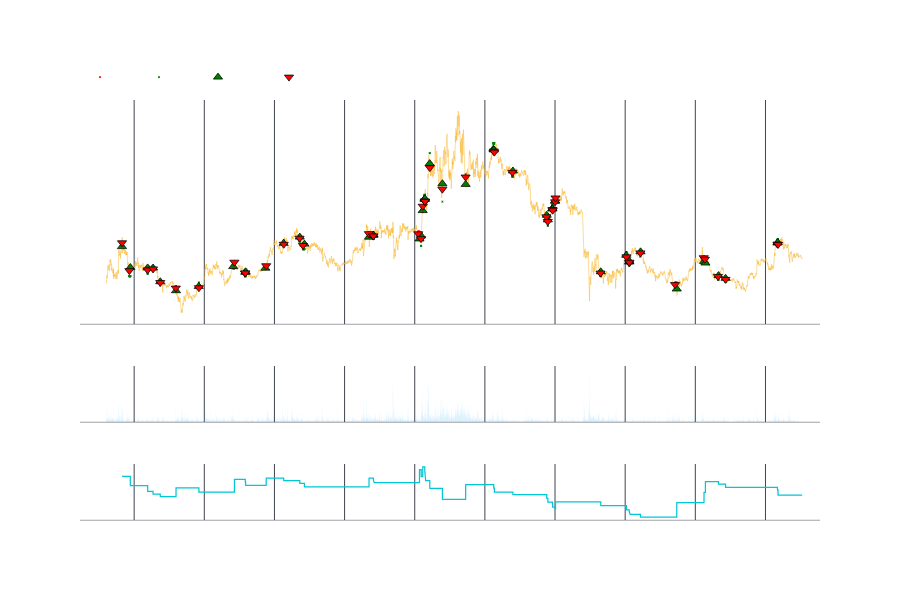

Notebook source saved alongside this figure:
### Markdown cell above
LONG Trades: 8
 Win 37.5 %
 Resultado 1.82 %
SHORT Trades: 9
 Win 44.44 %
 Resultado 3.47 %

### Code cell
df_to_show = resample(df,periods=15)

df_to_show['sl'] = None
df_to_show['tp'] = None
df_to_show['pnl'] = None
df_to_show['price'] = df_to_show['close']
df_events = pd.DataFrame(columns=['datetime','buy','sell'])
pnl = 0
for i,trade in trades.iterrows():
    if trade['side']>0:
        df_events.loc[len(df_events)] = {'datetime': trade['open'],'buy': trade['buy'],'sell': None,}
        df_events.loc[len(df_events)] = {'datetime': trade['close'],'buy': None,'sell': trade['sell'],}
    else:
        df_events.loc[len(df_events)] = {'datetime': trade['close'],'buy': trade['buy'],'sell': None,}
        df_events.loc[len(df_events)] = {'datetime': trade['open'],'buy': None,'sell': trade['sell'],}
    pnl += trade['result']
    df_to_show['sl'] = np.where((df_to_show['datetime']>=trade['open']) & (df_to_show['datetime']<=trade['close']), trade['sl'], df_to_show['sl'])
    df_to_show['tp'] = np.where((df_to_show['datetime']>=trade['open']) & (df_to_show['datetime']<=trade['close']), trade['tp'], df_to_show['tp'])
    df_to_show['pnl'] = np.where((df_to_show['datetime']>=trade['close']) , pnl, df_to_show['pnl'])
indicators = [
     {'col': 'sl','name': 'SL','color': 'red','row': 1, 'mode':'markers',},
     {'col': 'tp','name': 'TP','color': 'green','row': 1, 'mode':'markers',},
        ]

indicators_out = [
     #{'col': 'atr_rel','name': 'ATR','color': 'yellow','row': 1, 'mode':'bars',},
        ]

#https://plotly.com/python/reference/scatter/#scatter-marker-symbol
events = [
       {'df':df_events,'col':'buy','name': 'BUY','color': 'green','symbol': 'triangle-up' }, 
       {'df':df_events,'col':'sell','name': 'SELL','color': 'red','symbol': 'triangle-down' }, 
     ]


fig = fn.ohlc_chart(df_to_show,show_pnl=True,indicators=indicators,indicators_out=indicators_out,events=events,) 

fig.show()

### Figure 1 — Plotly figure (JSON) as saved in the notebook; plotly's stock layout.template omitted (floating-point values rounded to 4 significant figures; data arrays with more than 128 entries replaced by an {"elided": "..."} marker saying what was removed)
{"data": [{"line": {"width": 0.5}, "marker": {"color": "#f8b935"}, "mode": "lines", "name": "Price", "showlegend": false, "type": "scatter", "x": {"elided": "13334 str values"}, "xaxis": "x", "y": {"elided": "13334 float values"}, "yaxis": "y"}, {"line": {"width": 0.5}, "marker": {"color": "red", "size": 2, "symbol": "x"}, "mode": "markers", "name": "SL", "type": "scatter", "x": {"elided": "295 str values"}, "xaxis": "x", "y": {"elided": "295 float values"}, "yaxis": "y"}, {"line": {"width": 0.5}, "marker": {"color": "green", "size": 2, "symbol": "x"}, "mode": "markers", "name": "TP", "type": "scatter", "x": {"elided": "295 str values"}, "xaxis": "x", "y": {"elided": "295 float values"}, "yaxis": "y"}, {"marker": {"color": "green", "line": {"color": "black", "width": 0.75}, "size": 8, "symbol": "triangle-up"}, "mode": "markers", "name": "BUY", "type": "scatter", "x": ["2024-01-11T13:48:00", "2024-01-11T13:57:00", "2024-01-13T05:45:00", "2024-01-13T01:00:00", "2024-01-16T16:49:00", "2024-01-16T16:19:00", "2024-01-17T18:44:00", "2024-01-17T18:31:00", "2024-01-19T05:06:00", "2024-01-19T05:00:00", "2024-01-22T08:33:00", "2024-01-22T07:30:00", "2024-01-26T21:31:00", "2024-01-26T22:11:00", "2024-02-02T18:32:00", "2024-02-03T00:20:00", "2024-02-05T04:21:00", "2024-02-05T02:52:00", "2024-02-05T06:10:00", "2024-02-05T04:44:00", "2024-02-09T04:41:00", "2024-02-09T08:34:00", "2024-02-12T20:02:00", "2024-02-12T20:25:00", "2024-02-16T01:24:00", "2024-02-16T00:07:00", "2024-02-16T23:43:00", "2024-02-16T16:37:00", "2024-02-29T21:08:00", "2024-02-29T20:15:00", "2024-03-01T17:49:00", "2024-03-01T17:29:00", "2024-03-01T18:39:00", "2024-03-01T18:00:00", "2024-03-10T22:42:00", "2024-03-10T16:51:00", "2024-03-11T06:57:00", "2024-03-11T06:13:00", "2024-03-11T14:06:00", "2024-03-11T14:16:00", "2024-03-11T22:45:00", "2024-03-12T00:05:00", "2024-03-12T00:06:00", "2024-03-12T00:17:00", "2024-03-12T00:34:00", "2024-03-12T00:54:00", "2024-03-12T23:37:00", "2024-03-13T00:13:00", "2024-03-15T12:33:00", "2024-03-15T12:19:00", "2024-03-20T03:55:00", "2024-03-20T03:41:00", "2024-03-25T16:35:00", "2024-03-25T18:20:00", "2024-03-25T18:50:00", "2024-03-25T21:18:00", "2024-03-29T14:14:00", "2024-03-29T11:45:00", "2024-04-05T08:20:00", "2024-04-05T06:50:00", "2024-04-05T13:32:00", "2024-04-05T13:05:00", "2024-04-06T10:41:00", "2024-04-06T11:25:00", "2024-04-06T11:37:00", "2024-04-06T12:41:00", "2024-04-07T00:21:00", "2024-04-07T00:24:00", "2024-04-07T00:34:00", "2024-04-07T02:21:00", "2024-04-16T03:01:00", "2024-04-16T01:48:00", "2024-04-21T04:53:00", "2024-04-21T06:07:00", "2024-04-21T19:28:00", "2024-04-21T19:18:00", "2024-04-21T20:18:00", "2024-04-21T19:59:00", "2024-04-24T01:24:00", "2024-04-24T00:54:00", "2024-05-01T07:04:00", "2024-04-30T22:50:00", "2024-05-06T17:33:00", "2024-05-06T16:16:00", "2024-05-07T00:20:00", "2024-05-06T21:44:00", "2024-05-09T15:10:00", "2024-05-09T12:35:00", "2024-05-11T01:02:00", "2024-05-11T00:33:00", "2024-05-21T09:11:00", "2024-05-21T09:25:00", "2024-05-21T10:30:00", "2024-05-21T12:01:00"], "xaxis": "x", "y": [39.86, null, 35.95, null, 35.87, null, 35.85, null, 33.28, null, 31.6, null, 32.4, null, 36.12, null, 35.05, null, 35.14, null, 35.82, null, 40.48, null, 41.64, null, 40.33, null, 41.63, null, 41.99, null, 42.04, null, 41.3, null, 41.87, null, 46.61, null, 48.77, null, 48.7, null, 48.82, null, 55.42, null, 51.64, null, 51.52, null, 58.12, null, 57.97, null, 54.03, null, 45.74, null, 44.87, null, 46.99, null, 46.9, null, 48.41, null, 48.37, null, 35.14, null, 38.23, null, 36.96, null, 37.1, null, 38.88, null, 31.92, null, 37.09, null, 36.78, null, 34.43, null, 33.92, null, 40.53, null, 40.64, null], "yaxis": "y"}, {"marker": {"color": "red", "line": {"color": "black", "width": 0.75}, "size": 8, "symbol": "triangle-down"}, "mode": "markers", "name": "SELL", "type": "scatter", "x": ["2024-01-11T13:48:00", "2024-01-11T13:57:00", "2024-01-13T05:45:00", "2024-01-13T01:00:00", "2024-01-16T16:49:00", "2024-01-16T16:19:00", "2024-01-17T18:44:00", "2024-01-17T18:31:00", "2024-01-19T05:06:00", "2024-01-19T05:00:00", "2024-01-22T08:33:00", "2024-01-22T07:30:00", "2024-01-26T21:31:00", "2024-01-26T22:11:00", "2024-02-02T18:32:00", "2024-02-03T00:20:00", "2024-02-05T04:21:00", "2024-02-05T02:52:00", "2024-02-05T06:10:00", "2024-02-05T04:44:00", "2024-02-09T04:41:00", "2024-02-09T08:34:00", "2024-02-12T20:02:00", "2024-02-12T20:25:00", "2024-02-16T01:24:00", "2024-02-16T00:07:00", "2024-02-16T23:43:00", "2024-02-16T16:37:00", "2024-02-29T21:08:00", "2024-02-29T20:15:00", "2024-03-01T17:49:00", "2024-03-01T17:29:00", "2024-03-01T18:39:00", "2024-03-01T18:00:00", "2024-03-10T22:42:00", "2024-03-10T16:51:00", "2024-03-11T06:57:00", "2024-03-11T06:13:00", "2024-03-11T14:06:00", "2024-03-11T14:16:00", "2024-03-11T22:45:00", "2024-03-12T00:05:00", "2024-03-12T00:06:00", "2024-03-12T00:17:00", "2024-03-12T00:34:00", "2024-03-12T00:54:00", "2024-03-12T23:37:00", "2024-03-13T00:13:00", "2024-03-15T12:33:00", "2024-03-15T12:19:00", "2024-03-20T03:55:00", "2024-03-20T03:41:00", "2024-03-25T16:35:00", "2024-03-25T18:20:00", "2024-03-25T18:50:00", "2024-03-25T21:18:00", "2024-03-29T14:14:00", "2024-03-29T11:45:00", "2024-04-05T08:20:00", "2024-04-05T06:50:00", "2024-04-05T13:32:00", "2024-04-05T13:05:00", "2024-04-06T10:41:00", "2024-04-06T11:25:00", "2024-04-06T11:37:00", "2024-04-06T12:41:00", "2024-04-07T00:21:00", "2024-04-07T00:24:00", "2024-04-07T00:34:00", "2024-04-07T02:21:00", "2024-04-16T03:01:00", "2024-04-16T01:48:00", "2024-04-21T04:53:00", "2024-04-21T06:07:00", "2024-04-21T19:28:00", "2024-04-21T19:18:00", "2024-04-21T20:18:00", "2024-04-21T19:59:00", "2024-04-24T01:24:00", "2024-04-24T00:54:00", "2024-05-01T07:04:00", "2024-04-30T22:50:00", "2024-05-06T17:33:00", "2024-05-06T16:16:00", "2024-05-07T00:20:00", "2024-05-06T21:44:00", "2024-05-09T15:10:00", "2024-05-09T12:35:00", "2024-05-11T01:02:00", "2024-05-11T00:33:00", "2024-05-21T09:11:00", "2024-05-21T09:25:00", "2024-05-21T10:30:00", "2024-05-21T12:01:00"], "xaxis": "x", "y": [null, 40.58, null, 35.36, null, 35.49, null, 35.68, null, 33.13, null, 32.09, null, 32.16, null, 36.94, null, 34.89, null, 34.93, null, 36.28, null, 40.3, null, 41.43, null, 40.08, null, 42.29, null, 41.82, null, 41.86, null, 42.26, null, 41.35, null, 47.43, null, 48.38, null, 48.36, null, 48.34, null, 54.65, null, 50.62, null, 52.9, null, 57.75, null, 57.56, null, 53.77, null, 45.44, null, 44.56, null, 46.8, null, 46.68, null, 48.25, null, 48.98, null, 34.91, null, 37.94, null, 36.83, null, 36.93, null, 38.68, null, 32.75, null, 37.78, null, 37.48, null, 34.27, null, 33.73, null, 40.34, null, 40.26], "yaxis": "y"}, {"marker": {"color": "rgba(83,189,235,0.75)", "line": {"width": 0}}, "name": "Volumen", "showlegend": false, "type": "bar", "x": {"elided": "13334 str values"}, "xaxis": "x2", "y": {"elided": "13334 float values"}, "yaxis": "y2"}, {"line": {"width": 1.25}, "marker": {"color": "#00c6d5"}, "mode": "lines", "name": "PNL", "showlegend": false, "type": "scatter", "x": {"elided": "13334 str values"}, "xaxis": "x3", "y": {"elided": "13334 float values"}, "yaxis": "y3"}], "layout": {"font": {"color": "#ffffff", "family": "Helvetica"}, "height": 600, "legend": {"orientation": "h", "x": 0, "xanchor": "left", "y": 1.02, "yanchor": "bottom"}, "modebar": {"bgcolor": "rgba(0,0,0,0)"}, "paper_bgcolor": "rgba(0,0,0,0)", "plot_bgcolor": "rgba(0,0,0,0)", "xaxis": {"anchor": "y", "domain": [0, 1], "gridcolor": "#40444e", "linecolor": "#40444e", "linewidth": 0.5, "matches": "x3", "rangeslider": {"visible": false}, "showline": true, "showticklabels": false}, "xaxis2": {"anchor": "y2", "domain": [0, 1], "gridcolor": "#40444e", "linecolor": "#40444e", "linewidth": 0.5, "matches": "x3", "showline": true, "showticklabels": false}, "xaxis3": {"anchor": "y3", "domain": [0, 1], "gridcolor": "#40444e", "linecolor": "#40444e", "linewidth": 0.5, "showline": true}, "yaxis": {"anchor": "x", "domain": [0.4667, 1], "gridcolor": "rgba(0,0,0,0)", "linecolor": "#40444e", "linewidth": 0.5, "showline": false, "showticklabels": true, "title": {"text": "Precio"}, "zeroline": false}, "yaxis2": {"anchor": "x2", "domain": [0.2333, 0.3667], "gridcolor": "rgba(0,0,0,0)", "linecolor": "#40444e", "linewidth": 0.5, "showline": false, "showticklabels": true, "title": {"text": "Volume"}, "zeroline": false}, "yaxis3": {"anchor": "x3", "domain": [0, 0.1333], "gridcolor": "rgba(0,0,0,0)", "linecolor": "#40444e", "linewidth": 0.5, "showline": false, "showticklabels": true, "title": {"text": "PNL"}, "zeroline": false}}}
